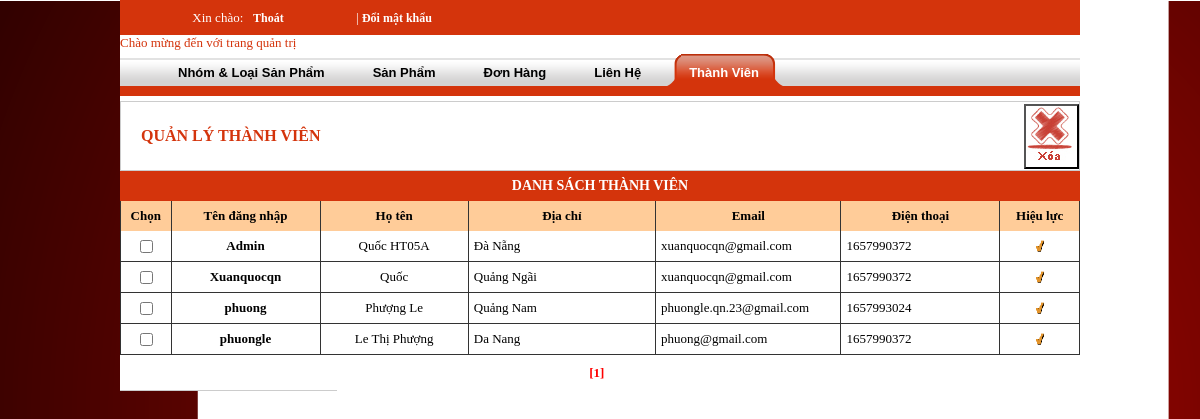
The page /shoppc/admincp/index.php?m=thanhvien (signed in) on the database its author committed.
### tables this page shows
CREATE TABLE IF NOT EXISTS `thanhvien` (
  `hoten` varchar(255) NOT NULL,
  `diachi` varchar(255) NOT NULL,
  `email` varchar(255) NOT NULL,
  `dienthoai` int(20) NOT NULL,
  `user` varchar(255) NOT NULL,
  `pass` varchar(32) NOT NULL,
  `hieuluc` int(10) NOT NULL,
  `capquyen` int(10) NOT NULL,
  PRIMARY KEY (`user`)
);

### shoppc/admincp/include/thanhvien.php (the view, shortened to what this page needs)
<form method="post">
<table width="960" height="70" border="0" cellspacing="0" cellpadding="0" bgcolor="#FFFFFF" bordercolordark="#FFFFFF">
	  <tr>
      	<td style="border-top:1px solid #CCCCCC; border-bottom: 1px solid #CCCCCC; border-left:1px solid #CCCCCC"><div align="left" style="color:#d4340c; font-family:Tahoma; font-size: 16px; font-weight:bold; padding-left:20px">QUẢN LÝ THÀNH VIÊN</div></td>
		<td style="border-top:1px solid #CCCCCC; border-bottom: 1px solid #CCCCCC; border-right:1px solid #CCCCCC; height:65px; width:55px">
		<input type="submit" name="xoa" value='' onClick="return checktv();document.form.submit();" style="background:url(../images/bt_xoa.jpg); width:55px; height:65px;">
        </td>
      </tr>
</table>
<table width="960" border="0" cellspacing="0" cellpadding="0">
  <tr>
    <td colspan="9" class="tieude" align="center">DANH SÁCH THÀNH VIÊN</td>
  </tr>
  <tr height="30" bgcolor="#ffcc99">
    <td align="center" width="50" style="border-left:1px solid #333;border-right:1px solid #333"><strong>Chọn</strong></td>
    <td align="center" width="150" style="border-right:1px solid #333"><strong>Tên đăng nhập</strong></td>
    <td width="150" align="center" style="border-right:1px solid #333"><strong>Họ tên</strong><strong></strong></td>
    <td align="center" width="180" style="border-right:1px solid #333"><strong>Địa chỉ</strong></td>
    <td align="center" width="175" style="border-right:1px solid #333"><strong>Email</strong></td>
    <td align="center" width="150" style="border-right:1px solid #333"><strong>Điện thoại</strong></td>
    <td align="center" width="80" style="border-right:1px solid #333"><strong>Hiệu lực</strong></td>
  </tr>
<?php
        $kq=mysql_query("select count(*) from thanhvien");
        $r=mysql_fetch_array($kq);
        $numrow=$r[0];
        $pagesize=20;
        $pagecount=ceil($numrow/$pagesize);
        $segsize=5;
        if(!isset($_GET["page"]))
			 $curpage=1;
        else
        	 $curpage=$_GET["page"];
        $curseg=($curpage % $segsize==0)?($curpage/$segsize):(int)($curpage/$segsize+1);
		$k=($curpage-1)*$pagesize;
		$sql3="select * from thanhvien limit $k,$pagesize";
		$kq3=mysql_query($sql3);
		if(!$kq3)
			echo "";
		else{
		while($r3=mysql_fetch_array($kq3))
		{
			$user3=$r3["user"];$hoten=$r3["hoten"];$diachi=$r3["diachi"];
			$email=$r3["email"];$dienthoai=$r3["dienthoai"];$hieuluc=$r3["hieuluc"];
			$str_dt=strlen($dienthoai);
			if($str_dt==9) $t=0;
			else $t="";
  ?>
  <tr>
  <td width="50" align="center" style="border-left:1px solid #333;border-bottom:1px solid #333; border-right:1px solid #333">
  <input type="checkbox" name="chon[]" value="<?php echo $user3; ?>"/></td>
    <td width="150" height="30" align="center" style="border-bottom:1px solid #333; border-right:1px solid #333"><b><?php echo "$user3"; ?></b></td>
    <td width="150" align="center" style="border-bottom:1px solid #333; border-right:1px solid #333">
    <?php echo "$hoten"; ?> </a>
    </td>
    <td width="180" align="left" style="border-bottom:1px solid #333; border-right:1px solid #333; padding-left:5px; padding-right:5px"><?php echo "$diachi"; ?></td>
    <td width="175" align="left" style="border-bottom:1px solid #333; border-right:1px solid #333; padding-left:5px; padding-right:5px"><?php echo "$email"; ?></td>
    <td width="150" align="left" style="border-bottom:1px solid #333; border-right:1px solid #333; padding-left:5px; padding-right:5px"><?php echo "$t"."$dienthoai"; ?></td>
    <td width="80" align="center" style="border-bottom:1px solid #333; border-right:1px solid #333; ">
	<?php echo "<a href='?m=thanhvien&active=$user3&n=$hieuluc'>";
		if($hieuluc==0)
			echo "<img src='img/khonghieuluc.gif' border='0'>";
		else
			echo "<img src='img/hieuluc.gif' border='0'>";
		echo "</a>";
		?></td>
  </tr>
 <?php
		}
		}
 ?>
  <tr>
	<td colspan="9" class="ketthuc">
 <?php
    if($numrow==0)
		echo "Hiện tại chưa có liên hệ nào!!";
	else{
        $n=$curseg*$segsize<=$pagecount?$curseg*$segsize:$pagecount;
        for($i=($curseg-1)*$segsize+1;$i<=$n;$i++)
		{
			if($curpage==$i)
				echo "<a href='?m=thanhvien&page=".$i."'><font color='#FF0000'>[".$i."]</font></a> &nbsp;";
			else
				echo "<a href='?m=thanhvien&page=".$i."'><font color='#FFF'>[".$i."]</font></a> &nbsp;";
		}
	}
?>
    </td>
  </tr>
</table>
</form>

### shoppc/admincp/css/main.css (style rules this page uses)
body { background-repeat: repeat-y; margin-left: 0px; margin-top: 0px; margin-right: 0px; margin-bottom: 0px; text-align: center; font-family:Tahoma; font-size:13px; background-image:url(../../images/bg2.png); background-color:#FFFFFF; background-attachment: fixed; }
a:link { text-decoration: none; color:#000000; }
.tieude { color:#FFFFFF; font-family:Tahoma; font-size: 14px; font-weight:bold; background-color:#d4340c;height:30px; }
.ketthuc { text-align:center; background-color:#fffffff; height:35px; color:#FFFFFF; font-weight:bold; }

### rows shown on the page
thanhvien: user "Admin", hoten "Quốc HT05A", diachi "Đà Nẵng", email "xuanquocqn@gmail.com", dienthoai "1657990372", hieuluc 1 (drawn)
thanhvien: user "Xuanquocqn", hoten "Quốc", diachi "Quảng Ngãi", email "xuanquocqn@gmail.com", dienthoai "1657990372", hieuluc 1 (drawn)
thanhvien: user "phuong", hoten "Phượng Le", diachi "Quảng Nam", email "phuongle.qn.23@gmail.com", dienthoai "1657993024", hieuluc 1 (drawn)
thanhvien: user "phuongle", hoten "Le Thị Phượng", diachi "Da Nang", email "phuong@gmail.com", dienthoai "1657990372", hieuluc 1 (drawn)
